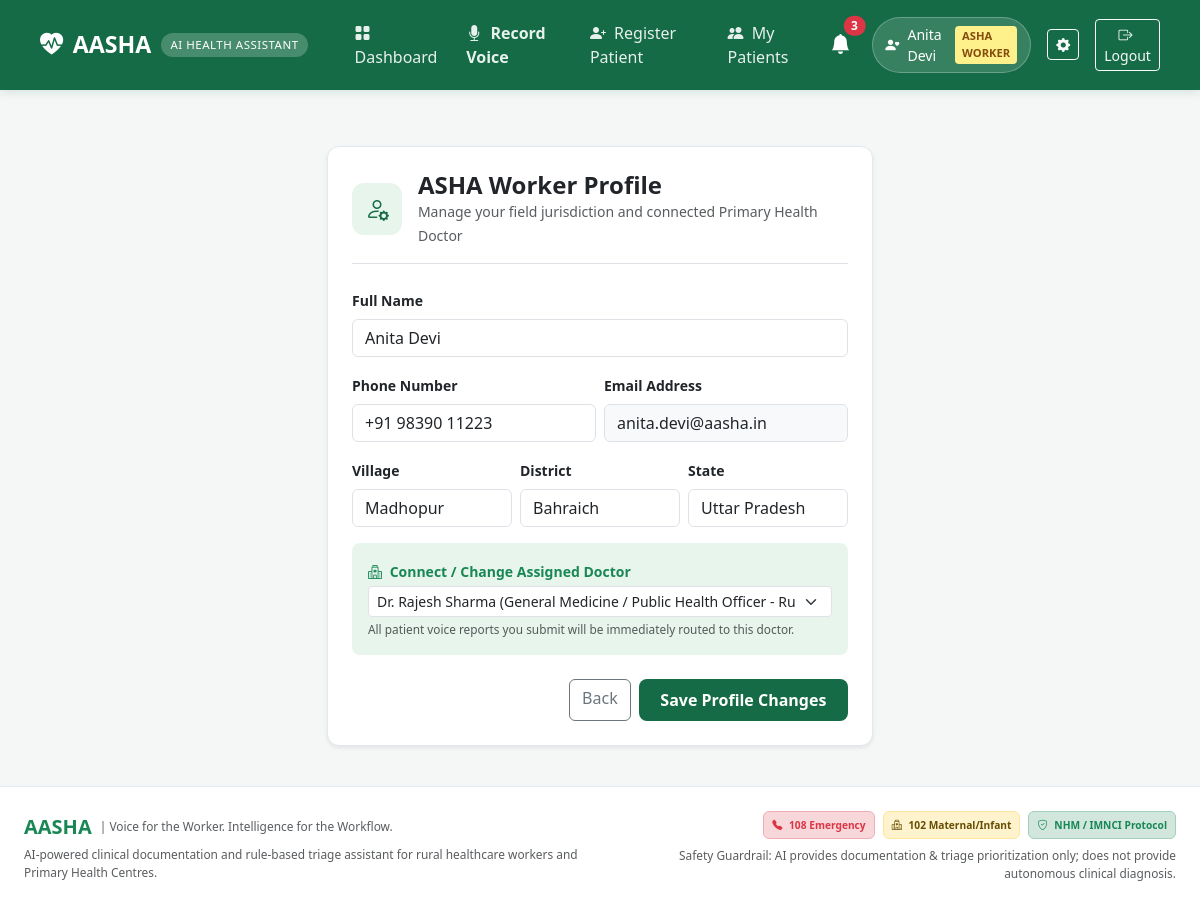
The page /worker/profile (signed in) on the database its author committed.
### models/user.py (models this page shows, shortened)
class User(db.Model):
    __tablename__ = 'users'
    id = db.Column(db.Integer, primary_key=True)
    email = db.Column(db.String(120), unique=True, nullable=False, index=True)
    password_hash = db.Column(db.String(256), nullable=False)
    role = db.Column(db.String(20), nullable=False)  # 'asha_worker' or 'doctor'
    full_name = db.Column(db.String(100), nullable=False)
    phone = db.Column(db.String(20), nullable=False)
    is_active = db.Column(db.Boolean, default=True)
    created_at = db.Column(db.DateTime, default=datetime.utcnow)
    asha_profile = db.relationship('ASHAWorker', backref='user', uselist=False, cascade='all, delete-orphan')
    doctor_profile = db.relationship('Doctor', backref='user', uselist=False, cascade='all, delete-orphan')
    received_notifications = db.relationship(
        'Notification',
        foreign_keys='Notification.recipient_user_id',
        backref='recipient',
        lazy='dynamic',
        cascade='all, delete-orphan'
    )
    sent_notifications = db.relationship(
        'Notification',
        foreign_keys='Notification.sender_user_id',
        backref='sender',
        lazy='dynamic'
    )

class ASHAWorker(db.Model):
    __tablename__ = 'asha_workers'
    id = db.Column(db.Integer, primary_key=True)
    user_id = db.Column(db.Integer, db.ForeignKey('users.id', ondelete='CASCADE'), nullable=False, unique=True)
    village = db.Column(db.String(100), nullable=False)
    district = db.Column(db.String(100), nullable=False)
    state = db.Column(db.String(100), nullable=False)
    assigned_doctor_id = db.Column(db.Integer, db.ForeignKey('doctors.id', ondelete='SET NULL'), nullable=True)
    created_at = db.Column(db.DateTime, default=datetime.utcnow)
    patients = db.relationship('Patient', backref='asha_worker', lazy='dynamic', cascade='all, delete-orphan')
    reports = db.relationship('PatientReport', backref='asha_worker', lazy='dynamic', cascade='all, delete-orphan')

### routes/worker.py (the view, shortened to what this page needs)
@worker_bp.route('/profile', methods=['GET', 'POST'])
@worker_required
def profile():
    user = db.get_or_404(User, session.get('user_id'))
    worker = user.asha_profile
    doctors = Doctor.query.join(User).all()
    return render_template('worker_profile.html', user=user, worker=worker, doctors=doctors)

### routes/auth.py (called while the page is built)
def worker_required(f):
    @wraps(f)
    def decorated_function(*args, **kwargs):
        if 'user_id' not in session:
            flash('Please log in to access the ASHA Worker portal.', 'warning')
            return redirect(url_for('auth.login'))
        if session.get('role') != 'asha_worker':
            flash('Access restricted to registered ASHA Workers.', 'danger')
            return redirect(url_for('doctor.dashboard'))
        return f(*args, **kwargs)
    return decorated_function

### services/notifications.py (called while the page is built)
def get_unread_count(user_id: int) -> int:
    return Notification.query.filter_by(recipient_user_id=user_id, is_read=False).count()

### templates/worker_profile.html (shortened to what this page needs)
{% extends "base.html" %}
{% block content %}
<div class="container py-4">
  <div class="row justify-content-center">
    <div class="col-md-8 col-lg-6">
      <div class="card card-aasha p-4 shadow-sm">
        <div class="d-flex align-items-center gap-3 border-bottom pb-3 mb-4">
          <div class="stat-icon green" style="width: 52px; height: 52px;">
            <i class="bi bi-person-gear"></i>
          </div>
          <div>
            <h4 class="fw-bold text-dark mb-0">ASHA Worker Profile</h4>
            <small class="text-muted">Manage your field jurisdiction and connected Primary Health Doctor</small>
          </div>
        </div>
        <form method="POST" action="{{ url_for('worker.profile') }}">
          <div class="mb-3">
            <label class="form-label fw-semibold small">Full Name</label>
            <input type="text" name="full_name" class="form-control" value="{{ user.full_name }}" required>
          </div>
          <div class="row g-2 mb-3">
            <div class="col-md-6">
              <label class="form-label fw-semibold small">Phone Number</label>
              <input type="tel" name="phone" class="form-control" value="{{ user.phone }}" required>
            </div>
            <div class="col-md-6">
              <label class="form-label fw-semibold small">Email Address</label>
              <input type="email" class="form-control bg-light" value="{{ user.email }}" readonly>
            </div>
          </div>
          <div class="row g-2 mb-3">
            <div class="col-md-4">
              <label class="form-label fw-semibold small">Village</label>
              <input type="text" name="village" class="form-control" value="{{ worker.village }}" required>
            </div>
            <div class="col-md-4">
              <label class="form-label fw-semibold small">District</label>
              <input type="text" name="district" class="form-control" value="{{ worker.district }}" required>
            </div>
            <div class="col-md-4">
              <label class="form-label fw-semibold small">State</label>
              <input type="text" name="state" class="form-control" value="{{ worker.state }}" required>
            </div>
          </div>
          <div class="mb-4 p-3 rounded-3" style="background-color: var(--aasha-light-green);">
            <label class="form-label fw-bold text-success small mb-1">
              <i class="bi bi-hospital me-1"></i> Connect / Change Assigned Doctor
            </label>
            <select name="assigned_doctor_id" class="form-select form-select-sm">
              {% for doc in doctors %}
                <option value="{{ doc.id }}" {% if worker.assigned_doctor_id == doc.id %}selected{% endif %}>
                  {{ doc.user.full_name }} ({{ doc.specialisation }} - {{ doc.hospital_centre }})
                </option>
              {% endfor %}
            </select>
            <div class="form-text text-muted" style="font-size: 0.74rem;">
              All patient voice reports you submit will be immediately routed to this doctor.
            </div>
          </div>
          <div class="d-flex justify-content-end gap-2">
            <a href="{{ url_for('worker.dashboard') }}" class="btn btn-outline-secondary">Back</a>
            <button type="submit" class="btn btn-aasha">Save Profile Changes</button>
          </div>
        </form>
      </div>
    </div>
  </div>
</div>
{% endblock %}

### templates/base.html (shortened to what this page needs)
<!DOCTYPE html>
<html lang="en">
<head>
  <link href="https://cdn.jsdelivr.net/npm/bootstrap@5.3.3/dist/css/bootstrap.min.css" rel="stylesheet">
  <link rel="stylesheet" href="https://cdn.jsdelivr.net/npm/bootstrap-icons@1.11.3/font/bootstrap-icons.min.css">
  <link rel="stylesheet" href="{{ url_for('static', filename='css/style.css') }}">
</head>
<body>
  <nav class="navbar navbar-expand-lg navbar-aasha sticky-top">
    <div class="container-fluid px-lg-4">
      <a class="navbar-brand" href="{{ url_for('index') }}">
        <i class="bi bi-heart-pulse-fill text-white"></i>
        <span>AASHA</span>
        <span class="brand-badge d-none d-sm-inline">AI HEALTH ASSISTANT</span>
      </a>
      <div class="collapse navbar-collapse" id="aashaNavbar">
        <ul class="navbar-nav me-auto mb-2 mb-lg-0 ms-lg-3">
          {% if session.get('user_id') %}
            {% if session.get('role') == 'asha_worker' %}
              <li class="nav-item">
                <a class="nav-link nav-link-aasha" href="{{ url_for('worker.dashboard') }}">
                  <i class="bi bi-grid-fill me-1"></i> Dashboard
                </a>
              </li>
              <li class="nav-item">
                <a class="nav-link nav-link-aasha text-warning fw-bold" href="{{ url_for('reports.record_voice') }}">
                  <i class="bi bi-mic-fill me-1"></i> Record Voice
                </a>
              </li>
              <li class="nav-item">
                <a class="nav-link nav-link-aasha" href="{{ url_for('patients.register_patient') }}">
                  <i class="bi bi-person-plus-fill me-1"></i> Register Patient
                </a>
              </li>
              <li class="nav-item">
                <a class="nav-link nav-link-aasha" href="{{ url_for('patients.list_patients') }}">
                  <i class="bi bi-people-fill me-1"></i> My Patients
                </a>
              </li>
            {% endif %}
          {% endif %}
        </ul>
        <div class="d-flex align-items-center gap-3">
          {% if session.get('user_id') %}
            <div class="dropdown">
              <button class="btn btn-link text-white position-relative p-1 text-decoration-none" id="notifDropdownBtn" data-bs-toggle="dropdown" aria-expanded="false">
                <i class="bi bi-bell-fill fs-5"></i>
                <span id="navbarNotifBadge" class="position-absolute top-0 start-100 translate-middle badge rounded-pill bg-danger {% if unread_notifications_count == 0 %}d-none{% endif %}">
                  {{ unread_notifications_count }}
                </span>
              </button>
            </div>
            <div class="user-pill d-none d-md-flex">
              <i class="bi {% if session.get('role') == 'doctor' %}bi-hospital{% else %}bi-person-heart{% endif %}"></i>
              <span>{{ session.get('full_name') }}</span>
              <span class="user-role-badge {% if session.get('role') == 'doctor' %}doctor{% else %}worker{% endif %}">
                {{ session.get('role').replace('_', ' ') }}
              </span>
            </div>
            {% if session.get('role') == 'asha_worker' %}
              <a href="{{ url_for('worker.profile') }}" class="btn btn-sm btn-outline-light d-none d-lg-inline-block" title="Edit Profile">
                <i class="bi bi-gear-fill"></i>
              </a>
            {% endif %}
            <a href="{{ url_for('auth.logout') }}" class="btn btn-sm btn-outline-light" title="Sign Out">
              <i class="bi bi-box-arrow-right me-1"></i> Logout
            </a>
          {% endif %}
        </div>
      </div>
    </div>
  </nav>
  <main class="py-3">
    {% block content %}{% endblock %}
  </main>
  <footer class="footer-aasha">
    <div class="container-fluid px-lg-4">
      <div class="row align-items-center gy-3">
        <div class="col-md-6">
          <div class="d-flex align-items-center gap-2 mb-1">
            <span class="fw-bold text-success fs-5">AASHA</span>
            <span class="text-muted small">| Voice for the Worker. Intelligence for the Workflow.</span>
          </div>
          <p class="text-muted small mb-0">
            AI-powered clinical documentation and rule-based triage assistant for rural healthcare workers and Primary Health Centres.
          </p>
        </div>
        <div class="col-md-6 text-md-end">
          <div class="d-inline-flex flex-wrap gap-2 justify-content-md-end align-items-center">
            <span class="badge bg-danger-subtle text-danger border border-danger-subtle p-2">
              <i class="bi bi-telephone-fill me-1"></i> 108 Emergency
            </span>
            <span class="badge bg-warning-subtle text-warning-emphasis border border-warning-subtle p-2">
              <i class="bi bi-hospital me-1"></i> 102 Maternal/Infant
            </span>
            <span class="badge bg-success-subtle text-success border border-success-subtle p-2">
              <i class="bi bi-shield-check me-1"></i> NHM / IMNCI Protocol
            </span>
          </div>
          <div class="text-muted small mt-2">
            Safety Guardrail: AI provides documentation & triage prioritization only; does not provide autonomous clinical diagnosis.
          </div>
        </div>
      </div>
    </div>
  </footer>
</body>
</html>

### static/css/style.css (style rules this page uses)
:root { --aasha-primary: #146B45; --aasha-primary-hover: #0E4E32; --aasha-light-green: #E8F5EC; --aasha-light-green-subtle: #F0F9F3; --aasha-bg-grey: #F5F7F6; --aasha-text-dark: #1E293B; --aasha-text-muted: #64748B; --aasha-border: #E2E8F0; --priority-urgent-bg: #FEE2E2; --priority-urgent-text: #991B1B; --priority-urgent-border: #EF4444; --priority-moderate-bg: #FEF3C7; --priority-moderate-text: #92400E; --priority-moderate-border: #F59E0B; --priority-routine-bg: #DCFCE7; --priority-routine-text: #166534; --priority-routine-border: #22C55E; }
body { font-family: 'Segoe UI', system-ui, -apple-system, Roboto, Helvetica, Arial, sans-serif; background-color: var(--aasha-bg-grey); color: var(--aasha-text-dark); min-height: 100vh; display: flex; flex-direction: column; }
main { flex: 1 0 auto; }
.navbar-aasha { background-color: var(--aasha-primary); box-shadow: 0 2px 10px rgba(20, 107, 69, 0.15); padding: 0.8rem 1rem; }
.navbar-aasha .navbar-brand { font-size: 1.45rem; font-weight: 700; color: #FFFFFF !important; display: flex; align-items: center; gap: 0.6rem; }
.brand-badge { font-size: 0.72rem; background-color: rgba(255, 255, 255, 0.22); color: #FFFFFF; padding: 0.2rem 0.6rem; border-radius: 9999px; font-weight: 500; letter-spacing: 0.5px; }
.nav-link-aasha { color: rgba(255, 255, 255, 0.9) !important; font-weight: 500; padding: 0.5rem 0.9rem !important; border-radius: 6px; transition: all 0.2s ease; }
.user-pill { background-color: rgba(255, 255, 255, 0.15); border: 1px solid rgba(255, 255, 255, 0.25); padding: 0.35rem 0.8rem; border-radius: 50px; color: #FFFFFF; display: inline-flex; align-items: center; gap: 0.5rem; font-size: 0.88rem; }
.user-role-badge { font-size: 0.7rem; text-transform: uppercase; font-weight: 700; padding: 0.15rem 0.45rem; border-radius: 4px; }
.user-role-badge.worker { background-color: #FEF08A; color: #854D0E; }
.card-aasha { background: #FFFFFF; border: 1px solid var(--aasha-border); border-radius: 12px; box-shadow: 0 1px 3px rgba(0,0,0,0.05); transition: transform 0.2s ease, box-shadow 0.2s ease; }
.btn-aasha { background-color: var(--aasha-primary); color: #FFFFFF; border: none; font-weight: 600; padding: 0.55rem 1.35rem; border-radius: 8px; transition: all 0.2s ease; }
.stat-icon { width: 52px; height: 52px; border-radius: 12px; display: flex; align-items: center; justify-content: center; font-size: 1.5rem; }
.stat-icon.green { background-color: var(--aasha-light-green); color: var(--aasha-primary); }
.footer-aasha { background-color: #FFFFFF; border-top: 1px solid var(--aasha-border); padding: 1.5rem 0; margin-top: auto; font-size: 0.85rem; color: var(--aasha-text-muted); }

### rows shown on the page
User: get "Anita Devi", full_name "Anita Devi", phone "+91 98390 11223", email "anita.devi@aasha.in"
ASHAWorker: village "Madhopur", district "Bahraich", state "Uttar Pradesh", assigned_doctor_id "Dr. Rajesh Sharma (General Medicine / Public Health Officer - Rupaidiha Primary Health Centre (PHC), Bahraich)"

### other values the page prints
{{ unread_notifications_count }} "3"
{{ session.get('role').replace('_', ' ') }} "ASHA WORKER"
